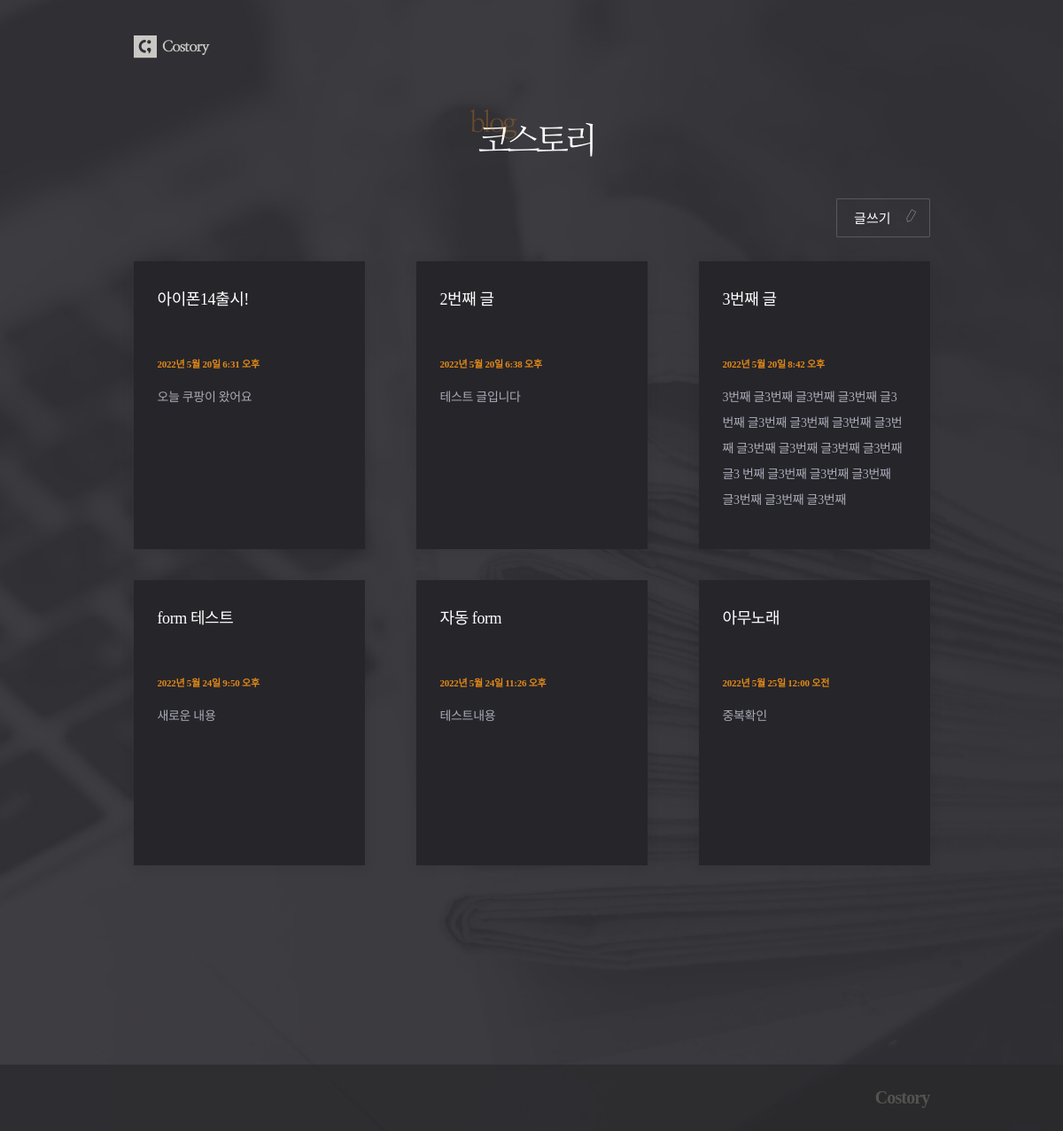
The app's page /posts/, older data.
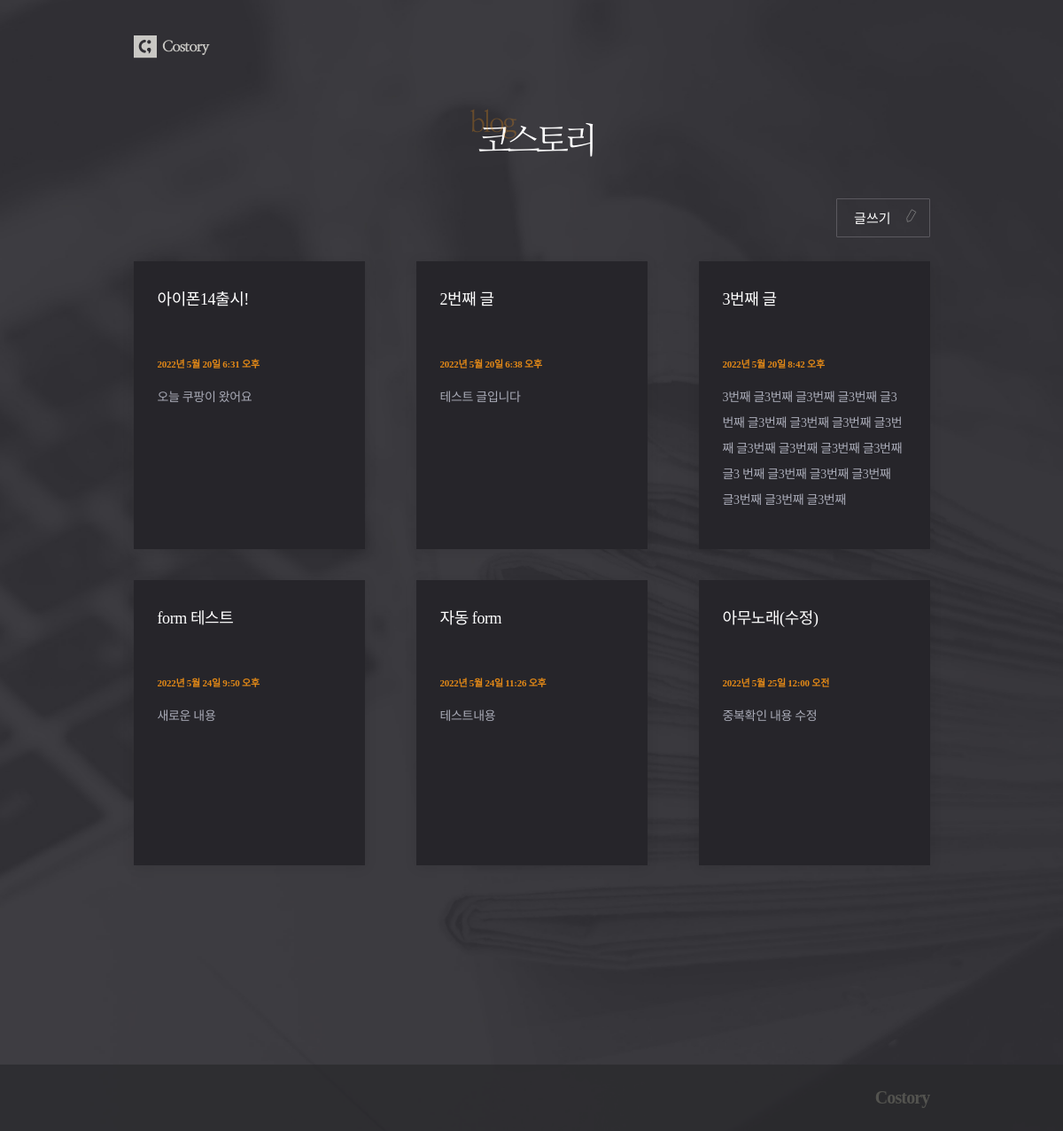
The same page, newer data.
### posts/models.py (models this page shows, shortened)
class Post(models.Model):
    title = models.CharField(max_length=50, unique=True, error_messages={'unique' : "중복된 제목입니다."})
    content = models.TextField(validators=[MinLengthValidator(10, "10자 이상 적어주세요"), validate_symbols])
    dt_create = models.DateTimeField(verbose_name="Date Create", auto_now_add=True)
    dt_modified = models.DateTimeField(verbose_name="Date Modified", auto_now=True)

### posts/views.py (the view)
# urls.py: path('posts/', views.post_list, name='post-list'),
def post_list(request):
    posts = Post.objects.all()
    context = {'posts' : posts}
    return render(request, 'posts/post_list.html', context)

### posts/templates/posts/post_list.html
{% extends './base.html' %}
{% load static %}
{% block css %}
    <link rel="stylesheet" href="{% static 'posts/css/post_list.css' %}">
{% endblock css %}
{% block logo_text %}
    <div id="header">
        <div class="container">
            <h1><img src="{% static 'posts/images/headertxt.png' %}"></h1>
        </div>
    </div>
{% endblock logo_text %}
{% block content %}
    <div class='btn_post'>
        <a href="{% url 'post-create' %}">글쓰기</a>
    </div>
    <div class="post_container">
        {% for post in posts %}
            <div class="post"><a href="{% url 'post-detail' post.id %}">
                <h2 class="title">{{post.title}}</h2>
                <p class="date">{{post.dt_create}}</p>
                <p class="text">{{post.content|slice:"100"}}</p>
            </a></div>
        {% endfor %}
    </div>
{% endblock content %}

### posts/templates/posts/base.html (shortened to what this page needs)
{% load static %}
<!DOCTYPE HTML>
<html lang="en">
    <head>
        {% block css %}
        {% endblock css %}
    </head>
    <body>
        <div id="warp">
            <div id="header">
                <div id="nav">
                    <div class="logo">
                        <a href="{% url 'post-list' %}"><img src="{% static 'posts/images/logo.png' %}"></a>
                    </div>
                </div>
            </div>
            {% block logo_text %}
            {% endblock logo_text %}
            <div id="content">
                <div class="container">
                    {% block content %}
                    {% endblock content %}
                </div>
            </div>
            <div id="footer">
                <div class="footer">
                    <p>Costory</p>
                </div>
            </div>
        </div>
    </body>
</html>

### posts/static/posts/css/post_list.css (style rules this page uses)
h1,h2,h3,p,a,ul,li { margin: 0; padding: 0; font-family : 'NanumMyeongjo'; font-weight: 200; list-style: none; text-decoration: none; outline: none; color: black; }
html { position: relative; min-height: 100%; margin: 0; }
body { min-height: 100%; margin: 0; padding: 0; background: url(../images/bg.jpg) no-repeat center top/cover; -webkit-font-smoothing: antialiased; -moz-osx-font-smoothing: auto; }
img { margin: 0; padding: 0; border: 0; }
#nav { height: 60px; }
#header { margin: 23px 0 39px; }
#content { margin-bottom: 300px; }
#footer { position: absolute; left: 0; bottom: 0; width: 100%; height: 75px; background: rgba(41, 41, 44, 0.7); }
.container { width: 899px; margin: 0 auto; }
.logo { width: 65%; min-width: 899px; margin: 0 auto; padding-top: 17px; }
.logo img { width: 88px; }
h1 { text-align: center; }
h1 img { width: 139px; }
.btn_post { text-align: right; }
.btn_post a { display: inline-block; margin-bottom: 27px; padding: 10px 43px 11px 19px; font-size: 15px; color: #fff; border: 1px solid #5b595f; border-radius: 1px; background: url(../images/pen.svg)no-repeat 75px 11px/16px; }
.post_container { display: grid; margin-bottom: 35px; grid-template-columns: repeat(3,1fr); grid-auto-rows: minmax(322px, auto); grid-column-gap: 58px; grid-row-gap: 35px; }
.post { background: #26252a; padding: 30px 29px 40px 27px; box-shadow: 0 2px 14px 0 rgba(0, 0, 0, 0.09); }
.post h2 { height: 54px; font-size: 18px; color: #fff; line-height: 1.5; letter-spacing: -0.42px; overflow: hidden; text-overflow: ellipsis; display: -webkit-box; -webkit-line-clamp: 2; -webkit-box-orient: vertical; word-wrap:break-word; }
.post .date { margin: 23px 0 17px; font-size: 11px; font-weight: bold; color: #e38917; letter-spacing: -0.25px; }
.post .text { font-size: 14px; color: #a9abb7; line-height: 2.07; letter-spacing: -0.32px; overflow: hidden; text-overflow: ellipsis; display: -webkit-box; -webkit-line-clamp: 5; -webkit-box-orient: vertical; word-wrap:break-word; }
.footer { width: 65%; min-width: 899px; margin: 0 auto; }
.footer p { text-align: right; font-size: 20px; line-height: 75px; font-weight: 800; letter-spacing: -0.85px; color: #53534f; }

Row changes from the older to the newer data that the page shows:
changed Post "2022년 5월 25일 12:00 오전": title "아무노래" → "아무노래(수정)"; content "중복확인" → "중복확인 내용 수정"
